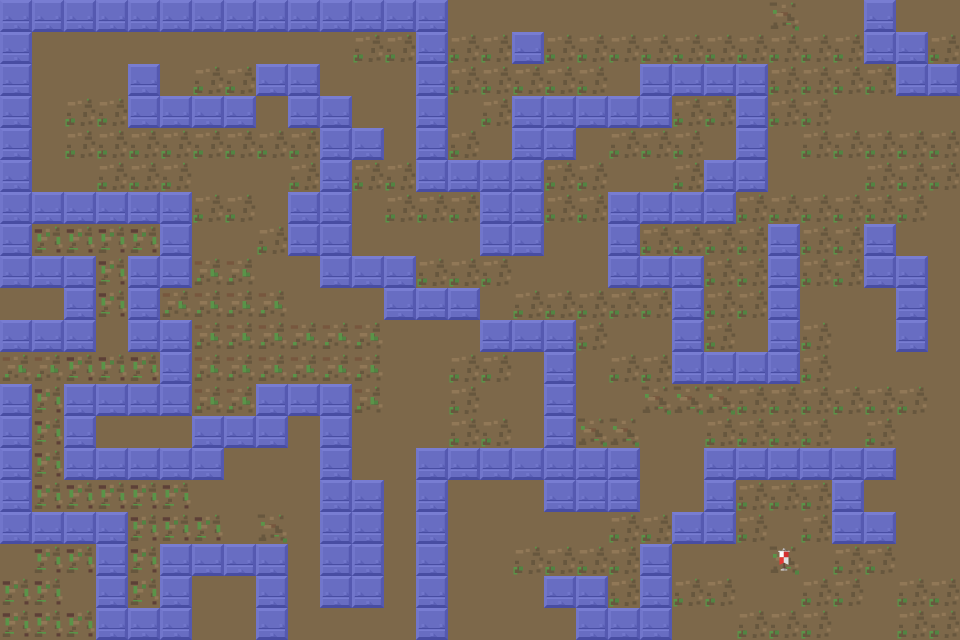

The image is a tile-based game level rendered from a .tmx file. Its description and complete source (layers, tilesets, objects, tile grids) follow:
An orthogonal 30x20 tile map with 32x32 px tiles, 2 tile layers (backgroud, barriers), 2 tilesets and 2 objects (startPoint, endPoint).

<map version="1.0" tiledversion="1.1.5" orientation="orthogonal" renderorder="right-down" width="30" height="20" tilewidth="32" tileheight="32" infinite="0" nextobjectid="14">
 <tileset firstgid="1" name="ownFinal" tilewidth="32" tileheight="32" tilecount="100" columns="10">
  <image source="ownFinal.png" width="320" height="320" />
 </tileset>
 <tileset firstgid="101" name="collidable_tiles" tilewidth="32" tileheight="32" tilecount="1" columns="1">
  <image source="collidable_tiles.jpg" width="32" height="32" />
  <tile id="0">
   <properties>
    <property name="isCollidable" value="true" />
   </properties>
  </tile>
 </tileset>
 <layer name="backgroud" width="30" height="20">
  <data encoding="csv">
51,51,51,51,51,51,51,51,51,51,51,51,51,51,82,82,82,82,82,82,82,82,82,82,91,82,82,51,82,82,
51,82,82,82,82,82,82,82,82,82,82,81,81,51,81,81,51,81,81,81,81,81,81,81,81,81,81,51,51,81,
51,82,82,82,51,82,81,81,51,51,82,82,82,51,81,81,81,81,81,82,51,51,51,51,81,81,81,81,51,51,
51,82,81,81,51,51,51,51,82,51,51,82,82,51,82,81,51,51,51,51,51,81,81,51,81,81,82,82,82,82,
51,82,81,81,81,81,81,81,81,81,51,51,82,51,81,82,51,51,82,81,81,81,82,51,82,81,81,81,81,81,
51,82,82,81,81,81,82,82,82,81,51,81,81,51,51,51,51,81,81,82,82,81,51,51,82,82,82,81,81,81,
51,51,51,51,51,51,81,81,82,51,51,82,81,81,81,51,51,81,81,51,51,51,51,81,81,81,81,81,81,82,
51,61,61,61,61,51,82,82,81,51,51,82,82,82,82,51,51,82,82,51,81,81,81,81,51,81,81,51,82,82,
51,51,51,61,51,51,31,31,82,82,51,51,51,81,81,81,82,82,82,51,51,51,81,81,51,81,81,51,51,82,
82,82,51,61,51,31,31,31,31,82,82,82,51,51,51,82,81,81,81,81,81,51,81,81,51,82,82,82,51,82,
51,51,51,82,51,51,31,31,31,31,31,31,82,82,82,51,51,51,81,82,82,51,81,82,51,81,82,82,51,82,
31,31,61,61,61,51,31,31,31,31,31,31,82,82,81,81,82,51,82,81,81,51,51,51,51,81,82,82,82,82,
51,61,51,51,51,51,31,31,51,51,51,31,82,82,81,82,82,51,82,82,91,91,91,81,81,81,81,81,81,82,
51,61,51,82,82,82,51,51,51,82,51,82,82,82,81,81,82,51,91,91,82,82,81,81,81,81,82,81,82,82,
51,61,51,51,51,51,51,82,82,82,51,82,82,51,51,51,51,51,51,51,82,82,51,51,51,51,51,51,82,82,
51,61,61,61,61,61,82,82,82,82,51,51,82,51,82,82,82,51,51,51,82,82,51,81,81,81,51,82,82,82,
51,51,51,51,61,61,61,82,91,82,51,51,82,51,82,82,82,82,82,81,81,51,51,81,82,81,51,51,82,82,
82,61,61,51,61,51,51,51,51,82,51,51,82,51,82,82,81,81,81,81,51,82,82,82,92,82,81,81,82,82,
61,61,82,51,61,51,82,82,51,82,51,51,82,51,82,82,82,51,51,81,51,81,81,82,82,81,81,82,81,81,
61,61,61,51,51,51,82,82,51,82,82,82,82,51,82,82,82,82,51,51,51,82,82,81,81,81,82,82,81,81
</data>
 </layer>
 <layer name="barriers" width="30" height="20" opacity="0.63">
  <data encoding="csv">
101,101,101,101,101,101,101,101,101,101,101,101,101,101,0,0,0,0,0,0,0,0,0,0,0,0,0,101,0,0,
101,0,0,0,0,0,0,0,0,0,0,0,0,101,0,0,101,0,0,0,0,0,0,0,0,0,0,101,101,0,
101,0,0,0,101,0,0,0,101,101,0,0,0,101,0,0,0,0,0,0,101,101,101,101,0,0,0,0,101,101,
101,0,0,0,101,101,101,101,0,101,101,0,0,101,0,0,101,101,101,101,101,0,0,101,0,0,0,0,0,0,
101,0,0,0,0,0,0,0,0,0,101,101,0,101,0,0,101,101,0,0,0,0,0,101,0,0,0,0,0,0,
101,0,0,0,0,0,0,0,0,0,101,0,0,101,101,101,101,0,0,0,0,0,101,101,0,0,0,0,0,0,
101,101,101,101,101,101,0,0,0,101,101,0,0,0,0,101,101,0,0,101,101,101,101,0,0,0,0,0,0,0,
101,0,0,0,0,101,0,0,0,101,101,0,0,0,0,101,101,0,0,101,0,0,0,0,101,0,0,101,0,0,
101,101,101,0,101,101,0,0,0,0,101,101,101,0,0,0,0,0,0,101,101,101,0,0,101,0,0,101,101,0,
0,0,101,0,101,0,0,0,0,0,0,0,101,101,101,0,0,0,0,0,0,101,0,0,101,0,0,0,101,0,
101,101,101,0,101,101,0,0,0,0,0,0,0,0,0,101,101,101,0,0,0,101,0,0,101,0,0,0,101,0,
0,0,0,0,0,101,0,0,0,0,0,0,0,0,0,0,0,101,0,0,0,101,101,101,101,0,0,0,0,0,
101,0,101,101,101,101,0,0,101,101,101,0,0,0,0,0,0,101,0,0,0,0,0,0,0,0,0,0,0,0,
101,0,101,0,0,0,101,101,101,0,101,0,0,0,0,0,0,101,0,0,0,0,0,0,0,0,0,0,0,0,
101,0,101,101,101,101,101,0,0,0,101,0,0,101,101,101,101,101,101,101,0,0,101,101,101,101,101,101,0,0,
101,0,0,0,0,0,0,0,0,0,101,101,0,101,0,0,0,101,101,101,0,0,101,0,0,0,101,0,0,0,
101,101,101,101,0,0,0,0,0,0,101,101,0,101,0,0,0,0,0,0,0,101,101,0,0,0,101,101,0,0,
0,0,0,101,0,101,101,101,101,0,101,101,0,101,0,0,0,0,0,0,101,0,0,0,0,0,0,0,0,0,
0,0,0,101,0,101,0,0,101,0,101,101,0,101,0,0,0,101,101,0,101,0,0,0,0,0,0,0,0,0,
0,0,0,101,101,101,0,0,101,0,0,0,0,101,0,0,0,0,101,101,101,0,0,0,0,0,0,0,0,0
</data>
 </layer>
 <objectgroup name="player">
  <object id="4" name="startPoint" x="112" y="370">
   <point />
  </object>
  <object id="7" name="endPoint" x="784" y="574">
   <point />
  </object>
 </objectgroup>
</map>
